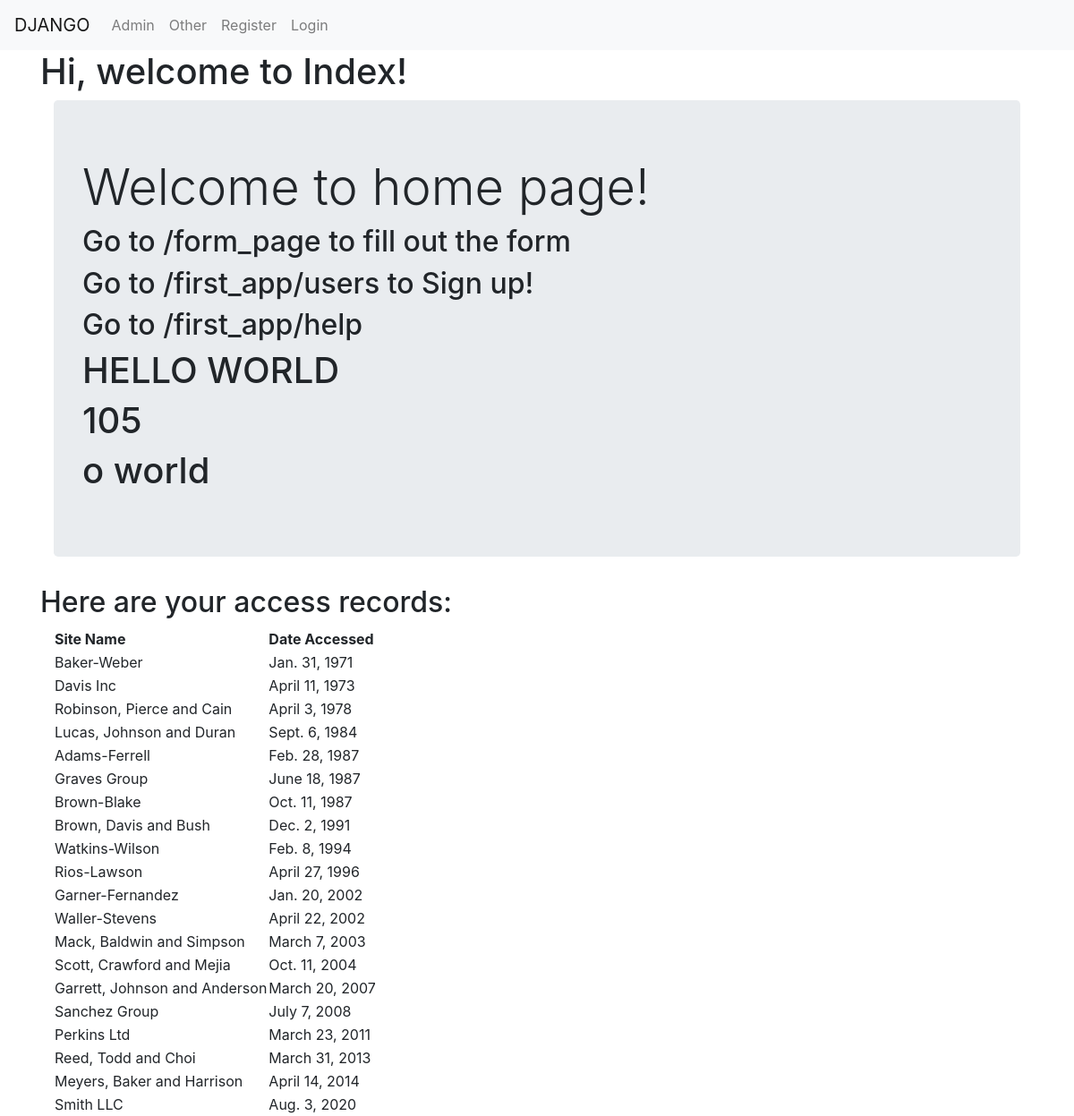
The page / on the database its author committed.
### first_app/models.py (models this page shows, shortened)
class AccessRecord(models.Model):
    name = models.ForeignKey(Webpage,on_delete = models.CASCADE,)
    date = models.DateField()

class Webpage(models.Model):
    topic = models.ForeignKey(Topic,on_delete=models.CASCADE,)
    name = models.CharField(max_length=264,unique=True)
    url = models.URLField(unique=True)
    def __str__(self):
        return self.name

### first_app/views.py (the view)
# urls.py: path('',views.index,name='index'),
def index(request):
    webpage_list = AccessRecord.objects.order_by('date')
    date_dict = {'access_records':webpage_list,'text':"hello world", 'number':100}
    return render(request,'first_app/index.html',context=date_dict)

### first_app/templatetags/my_extras.py (called while the page is built)
@register.filter
def cutout(value, arg):
    return value.replace(arg, '')

### templates/first_app/index.html
<!DOCTYPE html>
{% extends "first_app/base.html" %}
{% load my_extras %}
  {% block body_block %}
    <h1>Hi, welcome to Index!</h1>
    <div class="container">
      <div class="jumbotron">
        <h1 class="display-4">Welcome to home page!</h1>
        <h2>Go to /form_page to fill out the form</h2>
        <h2>Go to /first_app/users to Sign up!</h2>
        <h2>Go to /first_app/help</h2>
        <h1>{{text | upper}}</h1>
        <h1>{{number | add:5}}</h1>
        <h1>{{text | cutout:'hell'}}</h1>
      </div>
    </div>
    <h2>Here are your access records:</h2>
    <div class="container">
      {% if access_records %}
          <table>
            <thead>
              <th>Site Name</th>
              <th>Date Accessed</th>
            </thead>
            {% for acc in access_records %}
              <tr>
                <td>{{ acc.name }}</td>
                <td>{{ acc.date }}</td>
              </tr>
            {% endfor %}
        </table>
      {% else %}
        <p>No Access Records. Table Not Created.</p>
      {% endif %}
    </div>
      {% endblock %}

### templates/first_app/base.html (shortened to what this page needs)
<!DOCTYPE html>
{% load static %}
<html>
  <head>
    <link rel="stylesheet" href="https://stackpath.bootstrapcdn.com/bootstrap/4.1.3/css/bootstrap.min.css"
>
  </head>
  <body>
    <nav class="navbar navbar-expand-lg navbar-light bg-light">
      <div class="navbar-nav">
        <a class="navbar-brand" href="{% url 'index' %}">DJANGO</a>
        <a class="nav-item nav-link" href="{% url 'admin:index' %}">Admin</a>
        <a class="nav-item nav-link" href="{% url 'first_app:other' %}">Other</a>
        <a class="nav-item nav-link" href="{% url 'first_app:register' %}">Register</a>
        {% if user.is_authenticated %}
          <a class="nav-link" href="{% url 'logout' %}">Logout</a>
        {% else %}
          <a class="nav-link" href="{% url 'first_app:user_login' %}">Login</a>
        {% endif %}
      </div>
    </nav>
    <div class="container">
    {% block body_block %}{% endblock %}
    </div>
  </body>
</html>

### rows shown on the page
AccessRecord: name "Baker-Weber", date "Jan. 31, 1971"
AccessRecord: name "Davis Inc", date "April 11, 1973"
AccessRecord: name "Robinson, Pierce and Cain", date "April 3, 1978"
AccessRecord: name "Lucas, Johnson and Duran", date "Sept. 6, 1984"
AccessRecord: name "Adams-Ferrell", date "Feb. 28, 1987"
AccessRecord: name "Graves Group", date "June 18, 1987"
AccessRecord: name "Brown-Blake", date "Oct. 11, 1987"
AccessRecord: name "Brown, Davis and Bush", date "Dec. 2, 1991"
AccessRecord: name "Watkins-Wilson", date "Feb. 8, 1994"
AccessRecord: name "Rios-Lawson", date "April 27, 1996"
AccessRecord: name "Garner-Fernandez", date "Jan. 20, 2002"
AccessRecord: name "Waller-Stevens", date "April 22, 2002"
AccessRecord: name "Mack, Baldwin and Simpson", date "March 7, 2003"
AccessRecord: name "Scott, Crawford and Mejia", date "Oct. 11, 2004"
AccessRecord: name "Garrett, Johnson and Anderson", date "March 20, 2007"
AccessRecord: name "Sanchez Group", date "July 7, 2008"
AccessRecord: name "Perkins Ltd", date "March 23, 2011"
AccessRecord: name "Reed, Todd and Choi", date "March 31, 2013"
AccessRecord: name "Meyers, Baker and Harrison", date "April 14, 2014"
AccessRecord: name "Smith LLC", date "Aug. 3, 2020"

### other values the page prints
{{ text | upper }} "HELLO WORLD"
{{ number | add:5 }} "105"
{{ text | cutout:'hell' }} "o world"
